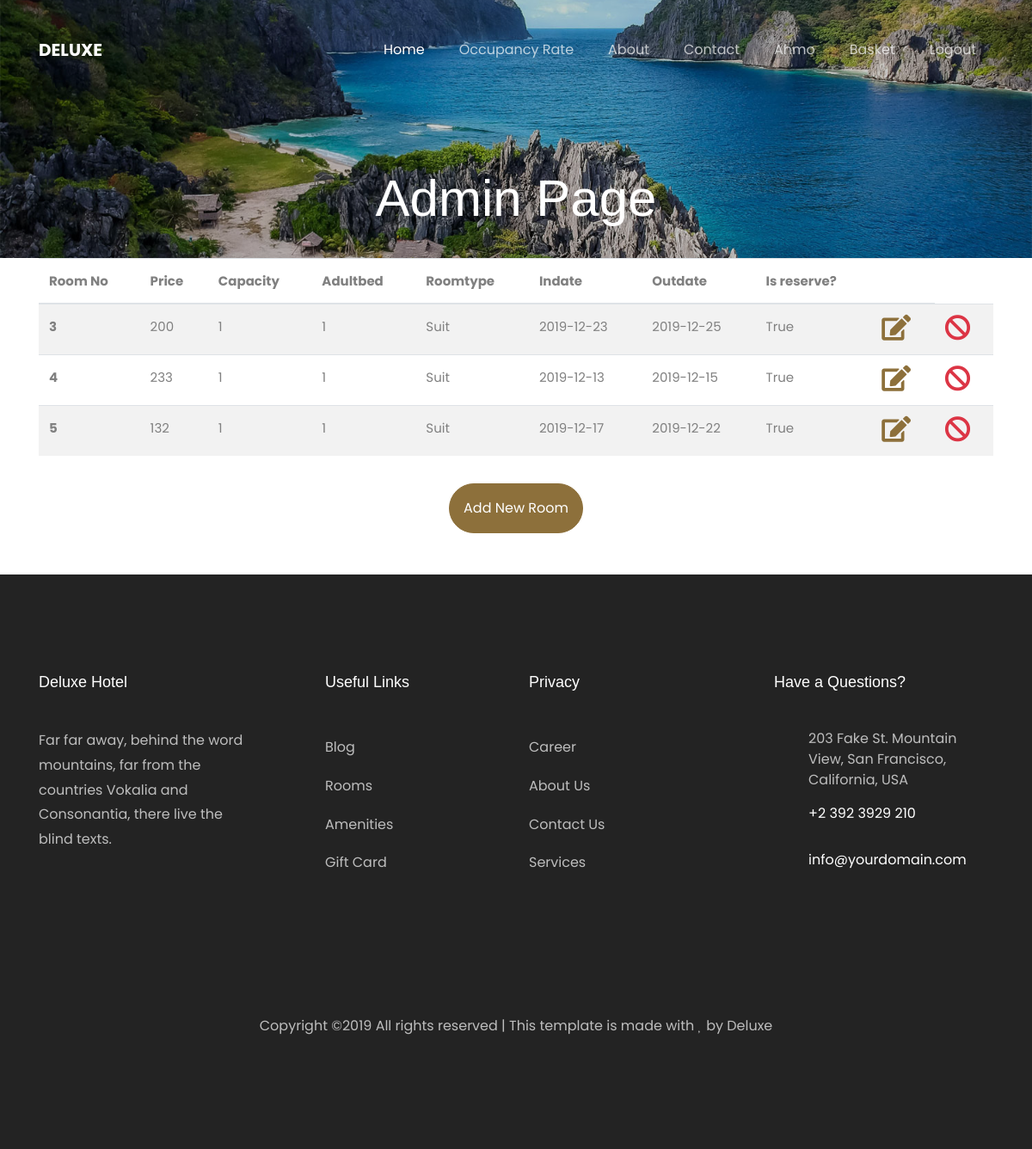
/adminlist (signed in), run on the app's committed database.
### app.py (models this page shows)
class User(UserMixin,db.Model):
    id = db.Column(db.Integer,primary_key=True)
    username = db.Column(db.String(),unique=True)
    email = db.Column(db.String())
    password = db.Column(db.String())
    reservations= db.relationship('Reservation',backref='user')
    bonus = db.Column(db.Integer)
    '''
class Role(db.Model):
        __tablename__ = 'roles'
        id = db.Column(db.Integer(), primary_key=True)
        name = db.Column(db.String(50))
class UserRoles(db.Model):
        __tablename__ = 'user_roles'
        id = db.Column(db.Integer(), primary_key=True)
        user_id = db.Column(db.Integer(), db.ForeignKey('user.id', ondelete='CASCADE'))
        role_id = db.Column(db.Integer(), db.ForeignKey('roles.id', ondelete='CASCADE'))
'''

class Room(db.Model):
    roomno = db.Column(db.Integer, primary_key=True)
    price = db.Column(db.Integer)
    capacity = db.Column(db.Integer)
    floorno = db.Column(db.Integer)
    childbed = db.Column(db.Integer)
    adultbed = db.Column(db.Integer)
    roomtype = db.Column(db.String(255))
    inDate = db.Column(db.Date)
    outDate=db.Column(db.Date)
    isreserve = db.Column('is_reserve',db.Boolean)
    reservations = db.relationship('Reservation',backref='room')

### app.py (the view)
@login_required
@app.route('/adminlist')
def adminList():
    rooms = Room.query.all()
    return render_template('admin-list.html',rooms=rooms)

### app.py (called while the page is built)
@login_manager.user_loader
def load_user(user_id):
    return User.query.get(int(user_id))

### templates/admin-list.html
{% extends "layout.html" %}
{% block content %}
<div class="hero-wrap" style="background-image: url({{url_for('static',filename='images/bg_1.jpg')}});">
      <div class="overlay"></div>
      <div class="container">
        <div class="row no-gutters slider-text d-flex align-itemd-end justify-content-center">
          <div class="col-md-9 ftco-animate text-center d-flex align-items-end justify-content-center">
          	<div class="text">
	            <h1 class="mb-4 bread">Admin Page</h1>
            </div>
          </div>
        </div>
      </div>
    </div>
    <div class="container">
        <div class="row">
            <div class="col-12">
                <table class="table table-striped">
                        <thead>
                            <tr>
                                <th scope="col">Room No</th>
                                <th scope="col">Price</th>
                                <th scope="col">Capacity</th>
                                <th scope="col">Adultbed</th>
                                <th scope="col">Roomtype</th>
                                <th scope="col">Indate</th>
                                <th scope="col">Outdate</th>
                                <th scope="col">Is reserve?</th>
                                <th></th>
                            </tr>
                        </thead>
                    <tbody>
                {% for room in rooms %}
                            <tr>
                                <th scope="row">{{room.roomno}}</th>
                                <td>{{room.price}}</td>
                                <td>{{room.capacity}}</td>
                                <td>{{room.adultbed}}</td>
                                <td>{{room.roomtype}}</td>
                                <td>{{room.inDate}}</td>
                                <td>{{room.outDate}}</td>
                                <td>{{room.isreserve}}</td>
                                <td><a class="btn-custom" href="{{url_for('getupdateroom',roomno = room.roomno)}}"><i class="fa fa-2x fa-edit"></i></a></td>
                                <td><a class="btn-custom" href="{{url_for('deleteroom',roomno=room.roomno)}}"><i class="fa fa-2x fa-ban text-danger"></i></a></td>
                            </tr>
                {% endfor %}
                </tbody>
                </table>
                <div class="row text-center">
                    <div class="col-12 justify-content-center">
                        <a href="admin" class="btn btn-primary mt-3 mb-5 p-3">Add New Room</a>
                    </div>
                </div>
            </div>
        </div>
    </div>
{% endblock content %}

### templates/layout.html (shortened to what this page needs)
<!DOCTYPE html>
<html lang="en">
  <head>
    <link rel="stylesheet" href="https://cdnjs.cloudflare.com/ajax/libs/font-awesome/5.11.2/css/all.css">
    <link rel="stylesheet" href="{{url_for('static', filename='css/open-iconic-bootstrap.min.css')}}">
    <link rel="stylesheet" href="{{url_for('static', filename='css/animate.css')}}">
    <link rel="stylesheet" href="{{url_for('static', filename='css/owl.carousel.min.css')}}">
    <link rel="stylesheet" href="{{url_for('static', filename='css/owl.theme.default.min.css')}}">
    <link rel="stylesheet" href="{{url_for('static', filename='css/magnific-popup.css')}}" >
    <link rel="stylesheet" href="{{url_for('static', filename='css/aos.css')}}">
    <link rel="stylesheet" href="{{url_for('static', filename='css/ionicons.min.css')}}">
    <link rel="stylesheet" href="{{url_for('static', filename='css/bootstrap-datepicker.css')}}">
    <link rel="stylesheet" href="{{url_for('static', filename='css/jquery.timepicker.css')}}">
    <link rel="stylesheet" href="{{url_for('static', filename='css/flaticon.css')}}">
    <link rel="stylesheet" href="{{url_for('static', filename='css/icomoon.css')}}">
    <link rel="stylesheet" href="{{url_for('static', filename='css/style.css')}}">
  </head>
  <body>
    <nav class="navbar navbar-expand-lg navbar-dark ftco_navbar bg-dark ftco-navbar-light" id="ftco-navbar">
	    <div class="container">
	      <a class="navbar-brand" href="/">Deluxe</a>
	      <div class="collapse navbar-collapse" id="ftco-nav">
	        <ul class="navbar-nav ml-auto">
            <li class="nav-item active"><a href="/" class="nav-link">Home</a></li>
            <li class="nav-item">
              <a href="/rate" class="nav-link">Occupancy Rate</a></li>
	          <li class="nav-item"><a href="about" class="nav-link">About</a></li>
	          <li class="nav-item"><a href="contact" class="nav-link">Contact</a></li>
            {% if current_user.is_authenticated %}
              <li class="nav-item">
                {% if current_user.username=="Admin" %}
                <a class="nav-link" href="/adminlist">{{current_user.username}}</a>
                {% else %}
                <a class="nav-link" href="/reservations">{{current_user.username}}</a>
                {% endif %}
              </li>
              <li class="nav-item">
                <a class="nav-link" href="/listbasket">Basket</a>
              </li>
              <li class="nav-item">
                <a class="nav-link" href="/logout">Logout</a>
              </li>
              {% else %}
              <li class="nav-item"><a class="nav-link" href="/login">Login</a></li>
              <li class="nav-item"><a class="nav-link" href="/register">Register</a></li>
            {% endif %}
	        </ul>
	      </div>
	    </div>
	  </nav>
{% block content %}
{% endblock %}
    <footer class="ftco-footer ftco-bg-dark ftco-section">
      <div class="container">
        <div class="row mb-5">
          <div class="col-md">
            <div class="ftco-footer-widget mb-4">
              <h2 class="ftco-heading-2">Deluxe Hotel</h2>
              <p>Far far away, behind the word mountains, far from the countries Vokalia and Consonantia, there live the blind texts.</p>
              <ul class="ftco-footer-social list-unstyled float-md-left float-lft mt-5">
              </ul>
            </div>
          </div>
          <div class="col-md">
            <div class="ftco-footer-widget mb-4 ml-md-5">
              <h2 class="ftco-heading-2">Useful Links</h2>
              <ul class="list-unstyled">
                <li><a href="#" class="py-2 d-block">Blog</a></li>
                <li><a href="#" class="py-2 d-block">Rooms</a></li>
                <li><a href="#" class="py-2 d-block">Amenities</a></li>
                <li><a href="#" class="py-2 d-block">Gift Card</a></li>
              </ul>
            </div>
          </div>
          <div class="col-md">
             <div class="ftco-footer-widget mb-4">
              <h2 class="ftco-heading-2">Privacy</h2>
              <ul class="list-unstyled">
                <li><a href="#" class="py-2 d-block">Career</a></li>
                <li><a href="#" class="py-2 d-block">About Us</a></li>
                <li><a href="#" class="py-2 d-block">Contact Us</a></li>
                <li><a href="#" class="py-2 d-block">Services</a></li>
              </ul>
            </div>
          </div>
          <div class="col-md">
            <div class="ftco-footer-widget mb-4">
            	<h2 class="ftco-heading-2">Have a Questions?</h2>
            	<div class="block-23 mb-3">
	              <ul>
	                <li><span class="icon icon-map-marker"></span><span class="text">203 Fake St. Mountain View, San Francisco, California, USA</span></li>
	                <li><a href="#"><span class="icon icon-phone"></span><span class="text">+2 392 3929 210</span></a></li>
	                <li><a href="#"><span class="icon icon-envelope"></span><span class="text">info@yourdomain.com</span></a></li>
	              </ul>
	            </div>
            </div>
          </div>
        </div>
        <div class="row">
          <div class="col-md-12 text-center">
            <p>
  Copyright &copy;<script>document.write(new Date().getFullYear());</script> All rights reserved | This template is made with <i class="icon-heart color-danger" aria-hidden="true"></i> by Deluxe
  </p>
          </div>
        </div>
      </div>
    </footer>
  </body>
</html>

### static/css/icomoon.css (style rules this page uses)
[class^="icon-"], [class*=" icon-"] { font-family: 'icomoon' !important; speak: none; font-style: normal; font-weight: normal; font-variant: normal; text-transform: none; line-height: 1; -webkit-font-smoothing: antialiased; -moz-osx-font-smoothing: grayscale; }
.icon-heart:before { content: "\f004"; }
.icon-map-marker:before { content: "\f041"; }
.icon-phone:before { content: "\f095"; }
.icon-envelope:before { content: "\f0e0"; }

### data on the page
User: username "Ahmo"
Room: roomno "3", price "200", capacity "1", adultbed "1", roomtype "Suit", inDate "2019-12-23", outDate "2019-12-25", isreserve "True"
Room: roomno "4", price "233", capacity "1", adultbed "1", roomtype "Suit", inDate "2019-12-13", outDate "2019-12-15", isreserve "True"
Room: roomno "5", price "132", capacity "1", adultbed "1", roomtype "Suit", inDate "2019-12-17", outDate "2019-12-22", isreserve "True"
